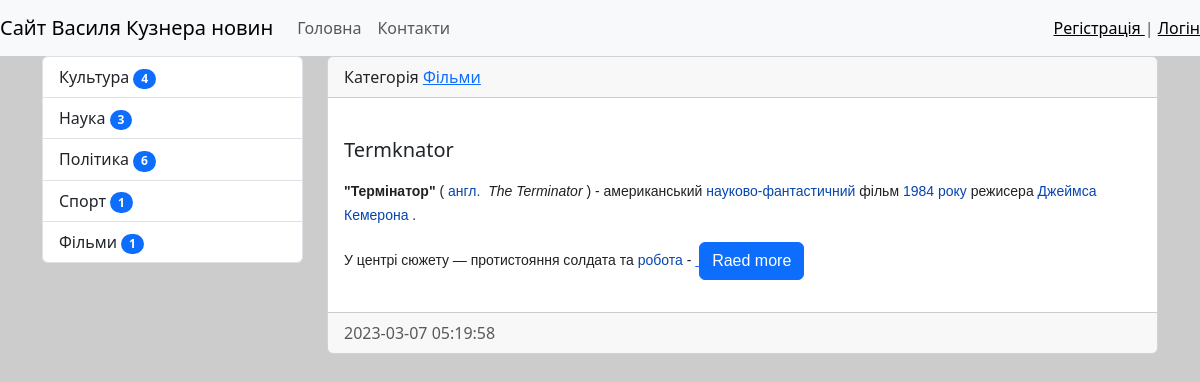
/category/6/, run on the app's committed database.
### news/models.py (models this page shows, shortened)
class Category(models.Model):
    title = models.CharField(max_length=100, db_index=True, verbose_name="Назва категорія")
    def get_absolute_url(self):
        return reverse('category', kwargs={'category_id': self.pk})
    def __str__(self):
        return self.title
    class Meta:
        verbose_name = 'Категорія'
        verbose_name_plural = 'Категорії'
        ordering = ['title']

class News(models.Model):
    title = models.CharField(max_length=150, verbose_name="Заголовок")
    content = models.TextField(blank=True, verbose_name='Контент')
    created_at = models.DateTimeField(auto_now_add=True, verbose_name='Опубліковано')
    updated_at = models.DateTimeField(auto_now=True, verbose_name="Оновлено")
    photo = models.ImageField(upload_to='photos/%Y/%m/%d/', blank=True, verbose_name="Фото")
    is_published = models.BooleanField(default=True, verbose_name="Публікувати ")
    category = models.ForeignKey('Category', on_delete=models.PROTECT, verbose_name="Категорія",)
    views = models.IntegerField(default=0)
    def get_absolute_url(self):
        return reverse('view_news', kwargs={'pk': self.pk})
    class Meta:
        verbose_name = 'Новина'
        verbose_name_plural = 'Новини'
        ordering = ['-created_at']

### news/views.py (the view)
# urls.py: path('category/<int:category_id>/', NewsByCategory.as_view(), name='category'),
class NewsByCategory(MyMixin, ListView):
    model = News
    template_name = 'news/home_news_list.html'
    context_object_name = 'news'
    allow_empty = False
    paginate_by = 2
    def get_context_data(self, *, object_list=None, **kwargs):
        context = super().get_context_data(**kwargs)
        context['title'] = self.get_upper(Category.objects.get(pk=self.kwargs['category_id']))
        return context
    def get_queryset(self):
        return News.objects.filter(category_id=self.kwargs['category_id'],
                                   is_published=True).select_related('category')

### news/templatetags/news_tags.py (called while the page is built)
@register.inclusion_tag(('news/list_categories.html'))
def show_categories():
    categories = Category.objects.annotate(cnt=Count('news', filter=F('news__is_published'))).filter(cnt__gt=0)
    return {"categories": categories}

### news/utils.py (called while the page is built)
    def get_upper(self, s):
        if isinstance(s, str):
            return s.upper()
        else:
            return s.title.upper()

### news/templates/news/home_news_list.html (shortened to what this page needs)
{% extends 'base.html' %}
{% block sidebar %}
{% include 'inc/_sidebar.html' %}
{% endblock %}
{% block content %}
{% for item in news %}
<div class="card mb-3 ">
    <div class="card-header">
        Категорія <a href="{{ item.category.get_absolute_url }}">{{ item.category }}</a>
    </div>
    <div class="card-body">
        <div class="media">
            <div class="media-body">
                <h5 class="card-title">{{ item.title }}</h5>
                <p class="card-text">{{ item.content|safe|linebreaks|truncatewords:50 }}</p>
                <a href="{{ item.get_absolute_url }}" class="btn btn-primary">Raed more</a>
            </div>
        </div>
    </div>
    <div class="card-footer text-muted">
        {{ item.created_at|date:"Y-m-d H:i:s" }}
    </div>
</div>
{% endfor %}
{% endblock %}

### news/templates/news/list_categories.html
<div class="list-group">
        {% for item in categories %}
        <a href="{{ item.get_absolute_url }}" class="list-group-item list-group-item-action">{{ item.title }} <span class="badge bg-primary rounded-pill">  {{ item.cnt}}</span></a>
        {% endfor %}
    </div>

### mysite/static/css/style.css (style rules this page uses)
body { background-color: #ccc; }

### data on the page
Category: title "Культура", cnt "4"
Category: title "Наука", cnt "3"
Category: title "Політика", cnt "6"
Category: title "Спорт", cnt "1"
Category: title "Фільми", cnt "1"
News: category "Фільми", title "Termknator", content "\"Термінатор\" ( англ. The Terminator ) - американський науково-фантастичний фільм 1984 року режисера Джеймса Кемерона . У центрі сюжету — протистояння солдата та робота -", created_at "2023-03-07 05:19:58"
